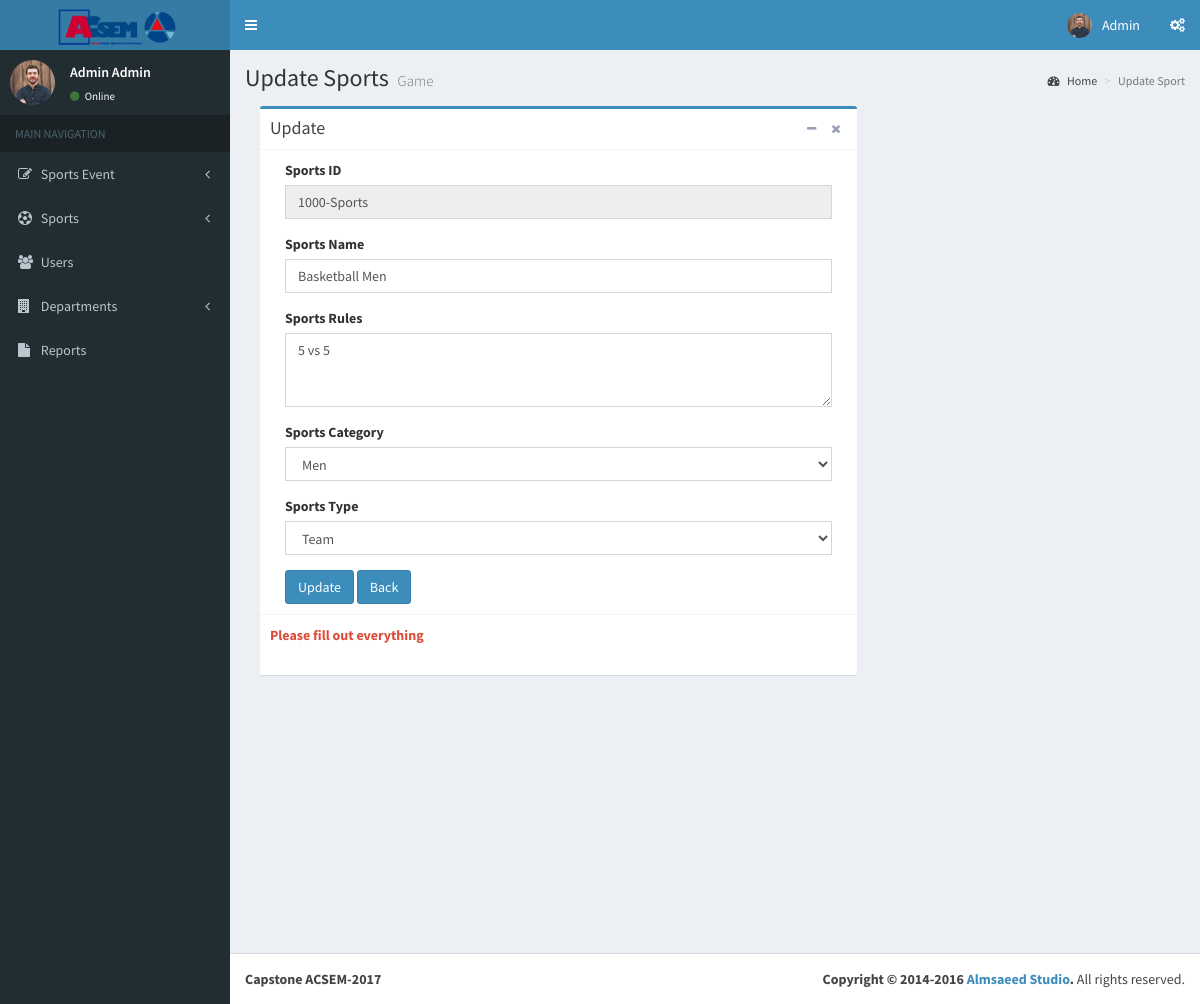
Screenshot of /ACSEM/pages/forms/updatesports.php?id=1000-Sports (signed in) with the database file from the repository.
### tables this page shows
CREATE TABLE `tbl_sports` (
  `SportsID` varchar(15) NOT NULL,
  `SportsName` text NOT NULL,
  `SportsRules` text NOT NULL,
  `SportsCategory` text NOT NULL,
  `SportsType` text NOT NULL
);

### ACSEM/conn/check2.php (called while the page is built, shortened)
<?php
  if(isset($_COOKIE['userid']) && $_COOKIE['userid'] != ''){
  $user = $_COOKIE['userid'];
  $user;
  }else if(isset($_SESSION['userid']) && $_SESSION['userid'] !=''){
  $user = $_SESSION['userid'];
  }else if(!isset($_COOKIE['userid']) && $_COOKIE['userid'] != ''){
      header("Location: ../../login.php");
  }else if(!isset($_SESSION['userid']) && $_SESSION['userid'] !=''){
      header("Location: ../../login.php");
  }
?>

### ACSEM/pages/forms/updatesports.php (the view, shortened to what this page needs)
<?php
  include("../../conn/connection.php");
  include("../../conn/check2.php");
  $query1 = "SELECT * FROM tbl_admin where AdminID = '$user'  " ;
  $result1 = mysqli_query($link, $query1);
  while($row = mysqli_fetch_assoc($result1))
       {
        $fname = $row['Afname'];
        $lname = $row ['Alname'];
        $Aphoto = $row['Aphoto'];
       }
  $id = $_GET['id'];
  $sname = "";
  $srules = "";
  $query = "SELECT * FROM tbl_sports where SportsID = '$id' ";
  $result = mysqli_query($link, $query);
  while($row = mysqli_fetch_assoc($result)){
  		$sname = $row['SportsName'];
  		$srules = $row['SportsRules'];
  		$scat = $row['SportsCategory'];
  		$stype = $row['SportsType'];
  }
?>
<!DOCTYPE html>
<html>
<head>
  <link rel="stylesheet" href="../../bootstrap/css/bootstrap.min.css">
  <link rel="stylesheet" href="https://cdnjs.cloudflare.com/ajax/libs/font-awesome/4.5.0/css/font-awesome.min.css">
  <link rel="stylesheet" href="https://cdnjs.cloudflare.com/ajax/libs/ionicons/2.0.1/css/ionicons.min.css">
  <link rel="stylesheet" href="../../plugins/iCheck/all.css">
  <link rel="stylesheet" href="../../plugins/select2/select2.min.css">
  <link rel="stylesheet" href="../../dist/css/AdminLTE.min.css">
  <link rel="stylesheet" href="../../dist/css/skins/_all-skins.min.css">
</head>
<body class="hold-transition skin-blue sidebar-mini">
<div class="wrapper">
  <header class="main-header">
    <a href="../../starter.php" class="logo">
      <span class="logo-lg"><b><img src="../../images/Fiacsem.png" style="width:65%; height:5%;"></b></span>
    </a>
    <nav class="navbar navbar-static-top">
      <a href="#" class="sidebar-toggle" data-toggle="offcanvas" role="button">
      </a>
      <div class="navbar-custom-menu">
        <ul class="nav navbar-nav">
          <li class="dropdown user user-menu">
            <a href="#" class="dropdown-toggle" data-toggle="dropdown">
              <img src="upload/<?php echo $Aphoto; ?>" class="user-image" alt="User Image">
              <span class="hidden-xs"><?php echo $fname; ?></span>
            </a>
          </li>
          <li>
            <a href="#" data-toggle="control-sidebar"><i class="fa fa-gears"></i></a>
          </li>
        </ul>
      </div>
    </nav>
  </header>
  <aside class="main-sidebar">
    <section class="sidebar">
      <div class="user-panel">
        <div class="pull-left image">
          <img src="upload/<?php echo $Aphoto; ?>" class="img-circle" alt="User Image">
        </div>
        <div class="pull-left info">
          <p><?php echo $fname . " " . $lname ; ?></p>
          <a href="#"><i class="fa fa-circle text-success"></i> Online</a>
        </div>
      </div>
      <ul class="sidebar-menu">
        <li class="header">MAIN NAVIGATION</li>
        <li class="treeview">
          <a href="#"><i class="fa fa-edit"></i> <span>Sports Event</span>
            <span class="pull-right-container">
              <i class="fa fa-angle-left pull-right"></i>
            </span>
          </a>
        </li>
        <li class="treeview">
          <a href="#"><i class="fa fa-soccer-ball-o"></i> <span>Sports</span>
            <span class="pull-right-container">
              <i class="fa fa-angle-left pull-right"></i>
            </span>
          </a>
        </li>
        <li><a href="users.php"><i class="fa fa-users"></i> <span>Users</span></a></li>
        <li class="treeview">
          <a href="#"><i class="fa fa-building"></i> <span>Departments</span>
            <span class="pull-right-container">
              <i class="fa fa-angle-left pull-right"></i>
            </span>
          </a>
        </li>
        <li><a href="Report.php"><i class="fa fa-file"></i> <span>Reports</span></a></li>
      </ul>
    </section>
  </aside>
  <div class="content-wrapper">
    <section class="content-header">
      <h1>
        Update Sports
        <small>Game</small>
      </h1>
      <ol class="breadcrumb">
        <li><a href="../../starter.html"><i class="fa fa-dashboard"></i> Home</a></li>
        <li class="active">Update Sport</li>
      </ol>
    </section>
    <section class="content">
      <div class="col-md-8">
      <div class="box box-primary">
        <div class="box-header with-border">
          <h3 class="box-title">Update</h3>
          <div class="box-tools pull-right">
            <button type="button" class="btn btn-box-tool" data-widget="collapse"><i class="fa fa-minus"></i></button>
            <button type="button" class="btn btn-box-tool" data-widget="remove"><i class="fa fa-remove"></i></button>
          </div>
        </div>
        <div class="box-body">
            <div class="col-md-12">
              <form method="POST" action="php/upsports.php">
              <div class="form-group">
                  <label>Sports ID</label>
                  <input  type="text" class="form-control" name="sportsid"  id="search" value="<?php echo $id; ?>" placeholder="Type here ..." readonly>
              </div>
              <div class="form-group">
                  <label>Sports Name</label>
                  <input type="text" class="form-control" name="sportsname" value="<?php echo $sname; ?>" placeholder="Type here ..." >
              </div>
              <div class="form-group">
                <label>Sports Rules</label>
                <textarea class="form-control" rows="3" name="sportsrules"  placeholder="Type here ..."><?php echo $srules; ?></textarea>
              </div>
              <div class="form-group">
                <label>Sports Category </label>
                  <select class="form-control" name="sportscat" >
                    <option><?php echo $scat; ?></option>
                </select>
              </div>
              <div class="form-group">
                <label>Sports Type</label>
                  <select class="form-control" name="sportstype" >
                    <option><?php echo $stype; ?></option>
                </select>
              </div>
              <button  type="submit" class="btn btn-primary" >Update</button>
              <button class="btn btn-primary" >Back</button>
            </div>
        </div>
        <div class="box-footer">
        	<div class="form-group has-error">
                  <label class="control-label" for="inputError">Please fill out everything</label>
                </div>
        </div>
      </div>
        </div>
    </section>
  </div>
  <footer class="main-footer">
    <div class="pull-right hidden-xs">
      <strong>Copyright &copy; 2014-2016 <a href="http://almsaeedstudio.com">Almsaeed Studio</a>.</strong> All rights
    reserved.
    </div>
      <strong>Capstone ACSEM-2017</strong>
  </footer>
</div>
</body>
</html>

### rows the page displays
tbl_sports: sportsname "Basketball Men", sportsrules "5 vs 5", sportscat "Men", sportstype "Team"

### other values shown
$fname "Admin"
$lname "Admin"
